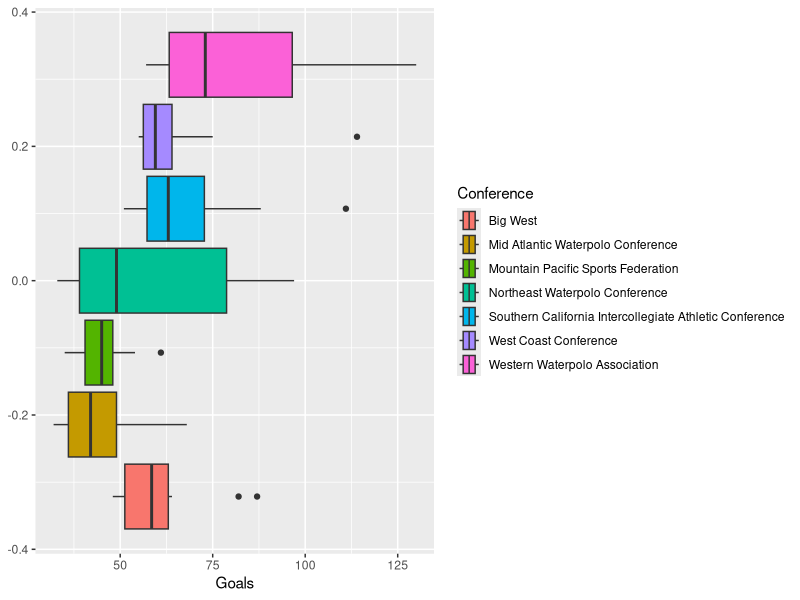
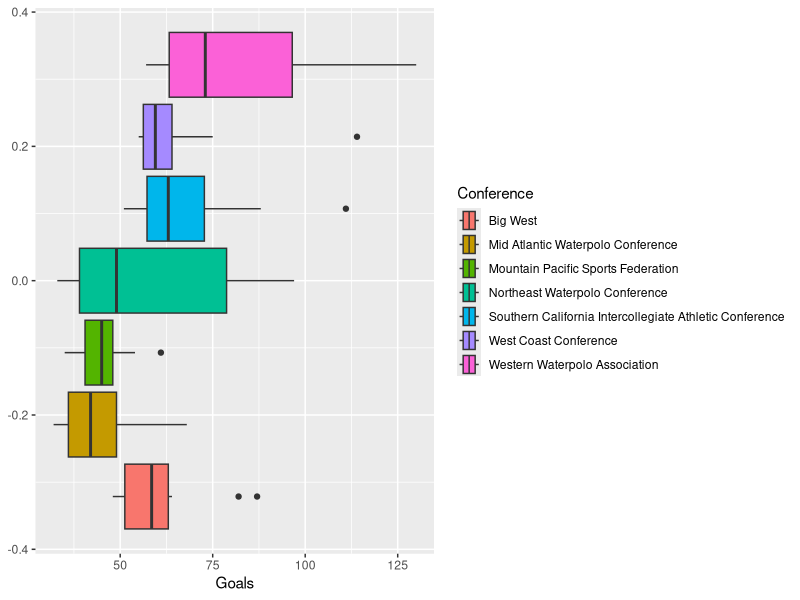

These charts were generated, in order, by the following R code:
## ---- chunk 1
library(tidyverse)
## ---- chunk 2
ncaa_waterpolo <- read_csv("ncaa_waterpolo.csv")
## ---- chunk 3
ncaa_waterpolo %>% group_by(Team) %>%
  summarize(
    sum = sum(Goals)
  )
## ---- chunk 4
ncaa_waterpolo %>% group_by(Team) %>%
  ggplot(.,
         mapping = aes(x = Goals,
                       fill = Conference
                       )) +
  geom_boxplot()
## ---- chunk 5
ncaa_waterpolo %>% group_by(Conference) %>%
  ggplot(.,
         mapping = aes(x = Goals,
                       fill = Conference
                       )) +
  geom_boxplot()
## ---- chunk 6

